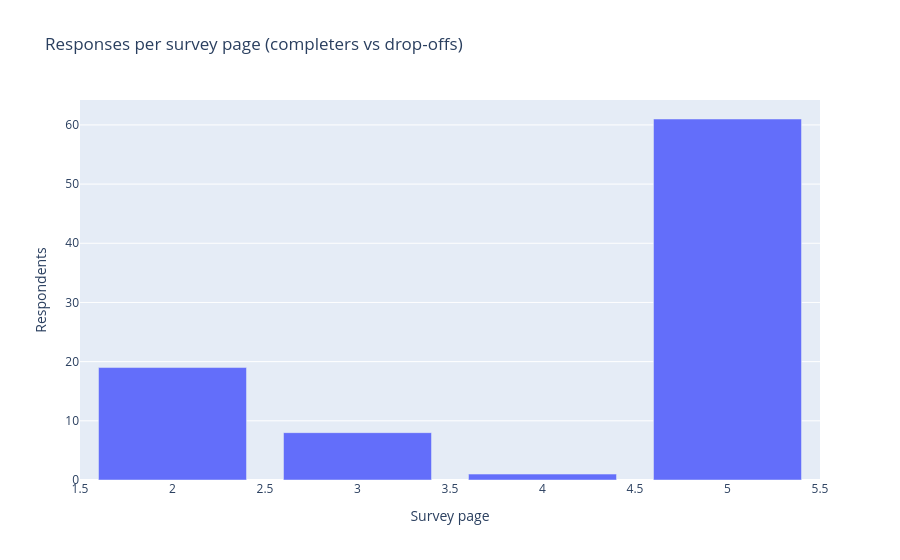

Source (notebook cell):
### Markdown cell above
---
## Section 3 . Sample Overview & Dropout Analysis

**Context:** 89 usable responses out of a larger pool.
The high dropout rate is a known limitation (acknowledged in §3.4, C25).
We check whether early dropouts differ from completers on key variables.

### Code cell
# Response completion by survey page
ud_lp = usable_data.value_counts("lastpage").reset_index()
ud_lp.columns = ['lastpage', 'count']
fig_dropout = px.bar(ud_lp.sort_values('lastpage'), x='lastpage', y='count',
                     title="Responses per survey page (completers vs drop-offs)",
                     labels={'lastpage':'Survey page','count':'Respondents'})
fig_dropout.show()

print(f"Total usable N: {total_part}")
print()
# Response rates per question
resp_rates = usable_data[all_questions_q].count().reset_index()
resp_rates.columns = ['question','n_answered']
resp_rates['pct'] = (resp_rates['n_answered'] / total_part * 100).round(1)
print("Response rates per question (lowest 15):")
print(resp_rates.sort_values('pct').head(15).to_string(index=False))

### Figure 1 — Plotly figure (JSON) as saved in the notebook; plotly's stock layout.template omitted (floating-point values rounded to 4 significant figures)
{"data": [{"hovertemplate": "Survey page=%{x}<br>Respondents=%{y}<extra></extra>", "legendgroup": "", "marker": {"color": "#636efa", "pattern": {"shape": ""}}, "name": "", "orientation": "v", "showlegend": false, "textposition": "auto", "type": "bar", "x": [2, 3, 4, 5], "xaxis": "x", "y": [19, 8, 1, 61], "yaxis": "y"}], "layout": {"barmode": "relative", "legend": {"tracegroupgap": 0}, "title": {"text": "Responses per survey page (completers vs drop-offs)"}, "xaxis": {"anchor": "y", "domain": [0.0, 1.0], "title": {"text": "Survey page"}}, "yaxis": {"anchor": "x", "domain": [0.0, 1.0], "title": {"text": "Respondents"}}}}
